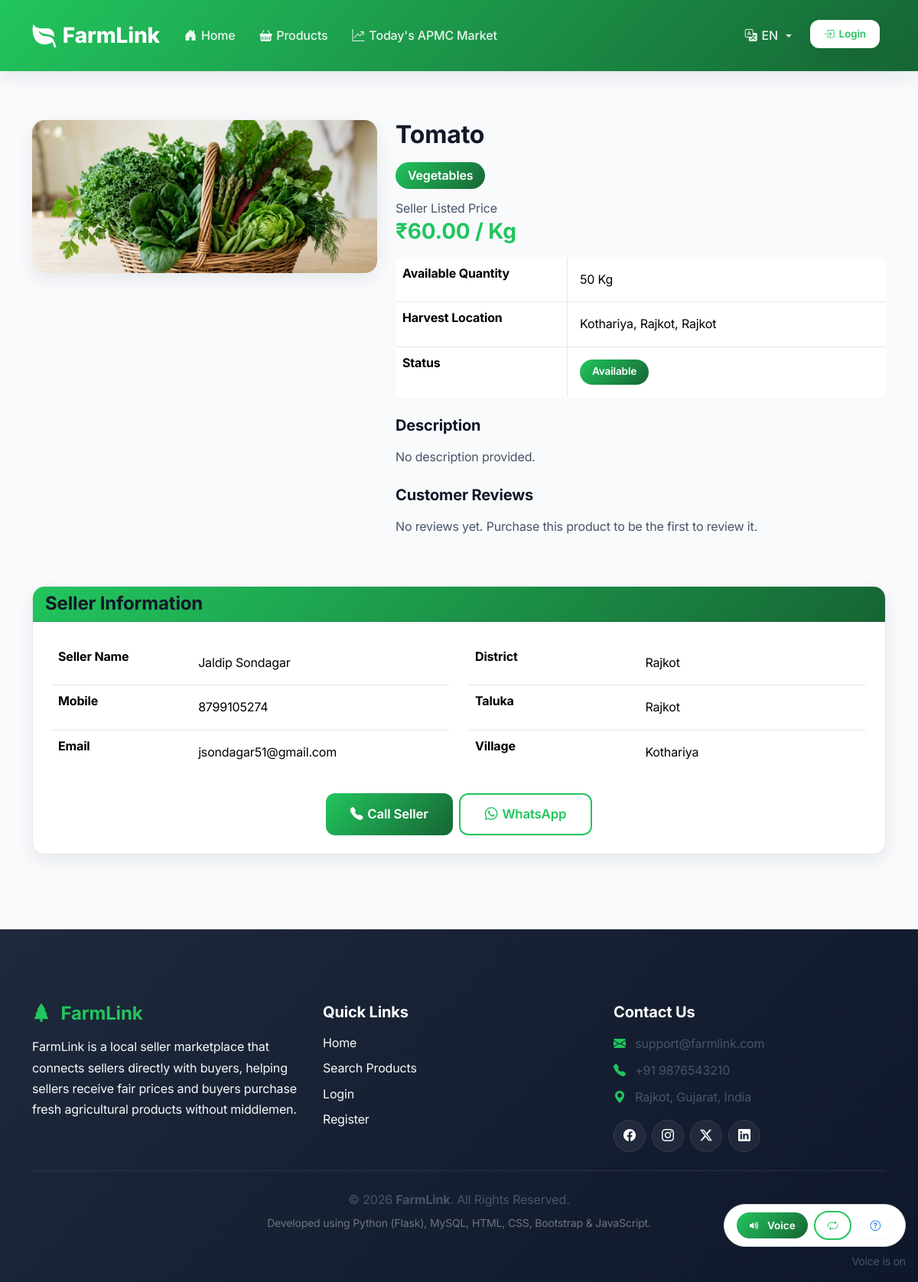
The app's page /product/2 with its own data.
### models/product.py (models this page shows, shortened)
class Product(db.Model):
    __tablename__ = "products"
    id = db.Column(
        db.Integer,
        primary_key=True
    )
    farmer_id = db.Column(
        db.Integer,
        db.ForeignKey("users.id", ondelete="CASCADE"),
        nullable=False
    )
    category_id = db.Column(
        db.Integer,
        db.ForeignKey("categories.id", ondelete="CASCADE"),
        nullable=False
    )
    title = db.Column(
        db.String(150),
        nullable=False
    )
    description = db.Column(
        db.Text
    )
    price = db.Column(
        db.Numeric(10, 2),
        nullable=False
    )
    quantity = db.Column(
        db.Integer,
        nullable=False
    )
    unit = db.Column(
        db.String(20)
    )
    image = db.Column(
        db.String(255)
    )
    district_id = db.Column(
        db.Integer,
        db.ForeignKey("districts.id")
    )
    taluka_id = db.Column(
        db.Integer,
        db.ForeignKey("talukas.id")
    )
    village_id = db.Column(
        db.Integer,
        db.ForeignKey("villages.id")
    )
    status = db.Column(
        db.Enum(
            "Available",
            "Sold"
        ),
        default="Available"
    )
    allow_bargaining = db.Column(
        db.Boolean,
        default=False
    )
    min_price = db.Column(
        db.Numeric(10, 2),
        default=0.00
    )
    created_at = db.Column(
        db.DateTime,
        server_default=db.func.current_timestamp()
    )
    category = db.relationship(
        'Category',
        primaryjoin='Product.category_id == Category.id',
        backref=db.backref('products_list', lazy=True, cascade='all, delete-orphan')
    )
    farmer = db.relationship('User', primaryjoin='Product.farmer_id == User.id', backref=db.backref('products_list', lazy=True))
    district = db.relationship('District', primaryjoin='Product.district_id == District.id')
    taluka = db.relationship('Taluka', primaryjoin='Product.taluka_id == Taluka.id')
    village = db.relationship('Village', primaryjoin='Product.village_id == Village.id')
    @staticmethod
    def delete(product_id):
        product = Product.query.get(
            product_id
        )
        if product:
            db.session.delete(product)
            db.session.commit()
            return True
        return False

### models/category.py (models this page shows, shortened)
class Category(db.Model):
    __tablename__ = "categories"
    id = db.Column(
        db.Integer,
        primary_key=True
    )
    name = db.Column(
        db.String(100),
        unique=True,
        nullable=False
    )
    description = db.Column(
        db.Text
    )
    created_at = db.Column(
        db.DateTime,
        server_default=db.func.current_timestamp()
    )

### models/location.py (models this page shows)
class Village(db.Model):
    __tablename__ = "villages"
    id = db.Column(
        db.Integer,
        primary_key=True
    )
    district_id = db.Column(
        db.Integer,
        nullable=False
    )
    taluka_id = db.Column(
        db.Integer,
        nullable=False
    )
    name = db.Column(
        db.String(100),
        nullable=False
    )

class Taluka(db.Model):
    __tablename__ = "talukas"
    id = db.Column(
        db.Integer,
        primary_key=True
    )
    district_id = db.Column(
        db.Integer,
        nullable=False
    )
    name = db.Column(
        db.String(100),
        nullable=False
    )

class District(db.Model):
    __tablename__ = "districts"
    id = db.Column(
        db.Integer,
        primary_key=True
    )
    name = db.Column(
        db.String(100),
        unique=True,
        nullable=False
    )

### models/user.py (models this page shows, shortened)
class User(UserMixin, db.Model):
    __tablename__ = "users"
    id = db.Column(
        db.Integer,
        primary_key=True
    )
    full_name = db.Column(
        db.String(150),
        nullable=False
    )
    email = db.Column(
        db.String(150),
        unique=True,
        nullable=False
    )
    phone = db.Column(
        db.String(15),
        unique=True,
        nullable=False
    )
    password = db.Column(
        db.String(255),
        nullable=False
    )
    role = db.Column(
        db.Enum(
            "admin",
            "farmer",
            "buyer"
        ),
        default="buyer"
    )
    district_id = db.Column(
        db.Integer,
        db.ForeignKey("districts.id")
    )
    taluka_id = db.Column(
        db.Integer,
        db.ForeignKey("talukas.id")
    )
    village_id = db.Column(
        db.Integer,
        db.ForeignKey("villages.id")
    )
    address = db.Column(
        db.Text
    )
    profile_image = db.Column(
        db.String(255)
    )
    is_verified = db.Column(
        db.Boolean,
        default=False
    )
    created_at = db.Column(
        db.DateTime,
        server_default=db.func.current_timestamp()
    )
    district = db.relationship('District', primaryjoin='User.district_id == District.id')
    taluka = db.relationship('Taluka', primaryjoin='User.taluka_id == Taluka.id')
    village = db.relationship('Village', primaryjoin='User.village_id == Village.id')

### routes/product.py (the view)
@product_bp.route("/<int:product_id>")
def product_details(product_id):
    product = Product.query.get_or_404(
        product_id
    )
    return render_template(
        "product_details.html",
        product=product
    )

### utils/voice.py (called while the page is built, shortened)
def get_voice_language(lang=None):
    selected_lang = (lang or session.get("lang") or "gu").lower()
    if selected_lang in VOICE_LANGUAGE_MAP:
        return VOICE_LANGUAGE_MAP[selected_lang]

### templates/buyer/product_details.html (shortened to what this page needs)
{% extends "base.html" %}
{% block content %}
<div class="container py-5">
    <div class="row">
        <div class="col-lg-5 mb-4">
            <div class="card shadow border-0">
                <img src="{{ url_for('static', filename='uploads/' + product.image if product.image else 'uploads/products/default.jpg') }}"
                     class="card-img-top"
                     alt="Product Image">
            </div>
        </div>
        <div class="col-lg-7">
            <h2 class="fw-bold">{{ product.title }}</h2>
            <span class="badge bg-success fs-6 mb-3">
                {{ product.category.name if product.category else 'N/A' }}
            </span>
            <h3 class="text-success fw-bold mb-3">
                <span class="fs-6 text-muted fw-normal d-block mb-1">Seller Listed Price</span>
                ₹{{ product.price }} / {{ product.unit }}
            </h3>
            <table class="table table-bordered">
                <tr>
                    <th width="35%">{{ _('available_quantity') }}</th>
                    <td>{{ product.quantity }} {{ product.unit }}</td>
                </tr>
                <tr>
                    <th>{{ _('harvest_location') }}</th>
                    <td>{{ product.village.name if product.village else 'N/A' }}, {{ product.taluka.name if product.taluka else 'N/A' }}, {{ product.district.name if product.district else 'N/A' }}</td>
                </tr>
                <tr>
                    <th>{{ _('status') }}</th>
                    <td>
                        <span class="badge {% if product.status == 'Available' %}bg-success{% else %}bg-secondary{% endif %}">
                            {{ _('available') if product.status == 'Available' else product.status }}
                        </span>
                    </td>
                </tr>
            </table>
            <div class="mt-4">
                <h5>{{ _('description') }}</h5>
                <p class="text-muted">
                    {{ product.description if product.description else _('no_description_provided') }}
                </p>
            </div>
            <div class="mt-4">
                <h5>Customer Reviews</h5>
                {% if product.reviews %}
                    {% for review in product.reviews %}
                    <div class="border rounded p-3 mb-3">
                        <div class="fw-semibold">{{ review.author.full_name if review.author else 'Buyer' }}</div>
                        <div class="text-warning">{'★' * review.rating} {'☆' * (5 - review.rating)}</div>
                        <p class="mb-0 mt-2">{{ review.comment }}</p>
                    </div>
                    {% endfor %}
                {% else %}
                    <p class="text-muted">No reviews yet. Purchase this product to be the first to review it.</p>
                {% endif %}
            </div>
        </div>
    </div>
    <div class="card shadow mt-5">
        <div class="card-header bg-success text-white">
            <h4 class="mb-0">
                {{ _('seller_information') }}
            </h4>
        </div>
        <div class="card-body">
            <div class="row">
                <div class="col-md-6">
                    <table class="table">
                        <tr>
                            <th>{{ _('seller_name') }}</th>
                            <td>{{ product.farmer.full_name if product.farmer else 'N/A' }}</td>
                        </tr>
                        <tr>
                            <th>{{ _('mobile') }}</th>
                            <td>{{ product.farmer.phone if product.farmer else 'N/A' }}</td>
                        </tr>
                        <tr>
                            <th>{{ _('email') }}</th>
                            <td>{{ product.farmer.email if product.farmer else 'N/A' }}</td>
                        </tr>
                    </table>
                </div>
                <div class="col-md-6">
                    <table class="table">
                        <tr>
                            <th>{{ _('district') }}</th>
                            <td>{{ product.district.name if product.district else 'N/A' }}</td>
                        </tr>
                        <tr>
                            <th>{{ _('taluka') }}</th>
                            <td>{{ product.taluka.name if product.taluka else 'N/A' }}</td>
                        </tr>
                        <tr>
                            <th>{{ _('village') }}</th>
                            <td>{{ product.village.name if product.village else 'N/A' }}</td>
                        </tr>
                    </table>
                </div>
            </div>
            <div class="text-center mt-4 d-flex justify-content-center flex-wrap gap-2">
                <a href="tel:{{ product.farmer.phone if product.farmer else '' }}"
                   class="btn btn-success btn-lg">
                    <i class="bi bi-telephone-fill"></i>
                    {{ _('call_seller') }}
                </a>
                <a href="https://wa.me/{{ product.farmer.phone if product.farmer else '' }}"
                   class="btn btn-outline-success btn-lg">
                    <i class="bi bi-whatsapp"></i>
                    {{ _('whatsapp') }}
                </a>
            </div>
        </div>
    </div>
</div>
{% endblock %}

### static/css/style.css (style rules this page uses)
:root { --primary: #22c55e; --primary-dark: #166534; --primary-light: #dcfce7; --primary-soft: #f0fdf4; --secondary: #f59e0b; --secondary-soft: #fff7ed; --success: #22c55e; --danger: #ef4444; --warning: #f59e0b; --info: #0ea5e9; --light: #f8fafc; --dark: #0f172a; --text-dark: #101828; --text-muted: #475467; --text-soft: #667085; --border-color: #e5e7eb; --surface: #ffffff; --surface-alt: #f7f9f3; --shadow-sm: 0 1px 2px rgba(15, 23, 42, 0.04); --shadow: 0 8px 24px rgba(15, 23, 42, 0.08); --shadow-lg: 0 18px 40px rgba(15, 23, 42, 0.12); --shadow-xl: 0 24px 60px rgba(15, 23, 42, 0.15); --radius: 20px; --radius-sm: 12px; --transition: all 0.25s ease; --font-sans: 'Inter', 'Noto Sans Gujarati', 'Noto Sans Devanagari', 'Segoe UI', sans-serif; }
* { box-sizing: border-box; }
html, body { height: 100%; width: 100%; margin: 0; padding: 0; }
html { scroll-behavior: smooth; }
body { font-family: var(--font-sans); background: radial-gradient(circle at top, rgba(34, 197, 94, 0.08), transparent 30%), linear-gradient(180deg, #f8faf5 0%, #f3f7f1 100%); margin: 0; padding: 0; color: var(--text-dark); font-size: 16px; line-height: 1.6; min-height: 100vh; }
.site-shell { letter-spacing: -0.01em; }
img { max-width: 100%; display: block; }
h1, h2, h3, h4, h5, h6 { font-weight: 700; color: var(--text-dark); margin-bottom: 1rem; }
p { color: var(--text-muted); line-height: 1.7; }
a { text-decoration: none; color: var(--primary); transition: var(--transition); }
.btn { border-radius: 12px; font-weight: 600; padding: 0.7rem 1.35rem; transition: var(--transition); border: none; font-size: 0.95rem; display: inline-flex; align-items: center; justify-content: center; gap: 6px; box-shadow: var(--shadow-sm); }
.btn-success { background: linear-gradient(135deg, var(--primary) 0%, var(--primary-dark) 100%) !important; color: white !important; border-color: var(--primary) !important; }
.btn-outline-success { color: var(--primary-dark) !important; border: 1.5px solid rgba(34, 197, 94, 0.35) !important; background: rgba(255, 255, 255, 0.8) !important; }
.btn-lg { padding: 0.85rem 1.7rem; font-size: 1.02rem; }
.btn-outline-success { color: var(--primary) !important; border: 2px solid var(--primary) !important; background: transparent !important; }
.btn-lg { padding: 0.8rem 2rem; font-size: 1.05rem; }
.card { border: none; border-radius: 18px; box-shadow: var(--shadow); transition: var(--transition); overflow: hidden; background: white; border: 1px solid var(--border-color); }
.card-body { padding: 1.5rem; }
.card-img-top { height: 200px; object-fit: cover; transition: var(--transition); }
.table { border-radius: 12px; overflow: hidden; background: white; border: 1px solid var(--border-color); margin-bottom: 0; }
.table tbody td { padding: 1rem; border-color: var(--border-color); vertical-align: middle; }
.table tbody tr { transition: var(--transition); }
.badge { padding: 0.55rem 0.8rem; border-radius: 999px; font-weight: 600; font-size: 0.78rem; }
.badge.bg-success { background: linear-gradient(135deg, var(--primary) 0%, var(--primary-dark) 100%) !important; }
.text-muted { color: var(--text-muted) !important; }
.text-success { color: var(--primary) !important; }
.bg-light { background: var(--light) !important; }
.bg-success { background: linear-gradient(135deg, var(--primary) 0%, var(--primary-dark) 100%) !important; }
.shadow { box-shadow: var(--shadow) !important; }
.card { border: none; border-radius: 16px; box-shadow: var(--shadow); transition: var(--transition); overflow: hidden; background: white; border: 1px solid var(--border-color); }
.badge { padding: 0.6rem 1rem; border-radius: 20px; font-weight: 600; font-size: 0.85rem; }
main > .container, main > .container-fluid { animation: workspaceReveal 0.45s ease both; }
.card, .hero, .stat-card, .action-card { transition: transform 0.25s ease, box-shadow 0.25s ease; }

### static/css/components.css (style rules this page uses)
.gap-2 { gap: 0.5rem; }

### records on screen
Product: title "Tomato", price "60.00", unit "Kg", quantity "50", description "No description provided."
Category: category "Vegetables"
Village: village "Kothariya"
Taluka: taluka "Rajkot"
District: district "Rajkot"
User: farmer "Jaldip Sondagar", farmer "8799105274", farmer "jsondagar51@gmail.com"
